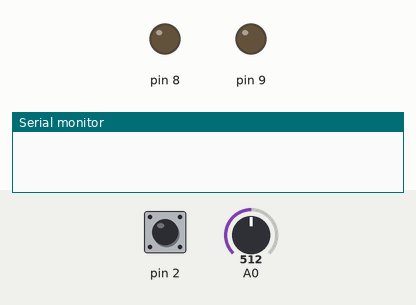
Recording of a sketch running on a simulated Arduino Uno, built with avr-gcc and run on an emulated ATmega328P. Parts: output pins drawn as LEDs (lit = HIGH), the last lines printed to the serial monitor. Inputs (shaded band) come from the test bench; at power-on: pin 2 HIGH, A0 = 512.

Above: at 1.2 s.
1.3 s: pin 2 pulled LOW for 0.15 s
At 2.0 s:
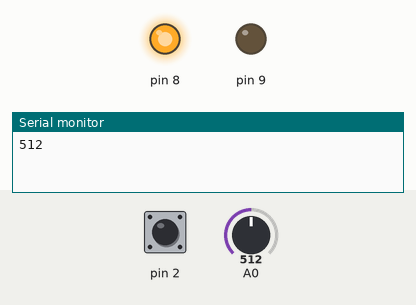
2.9 s: A0 set to 532
At 3.7 s:
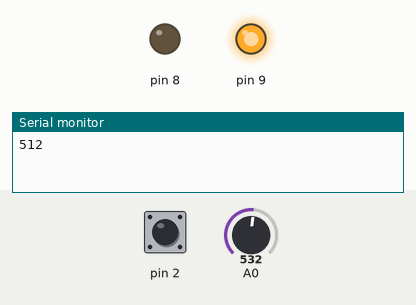
4.4 s: pin 2 pulled LOW for 1 s
At 6.6 s:
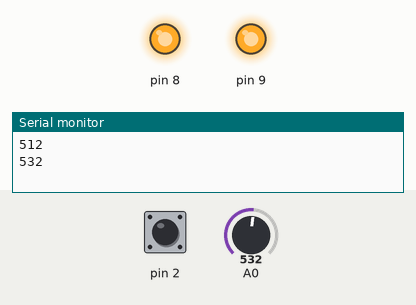
6.9 s: A0 set to 511
At 8.0 s:
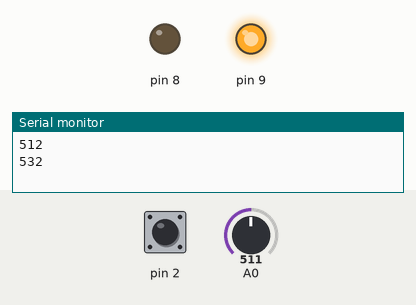
8.4 s: pin 2 pulled LOW for 3.2 s
At 12.8 s:
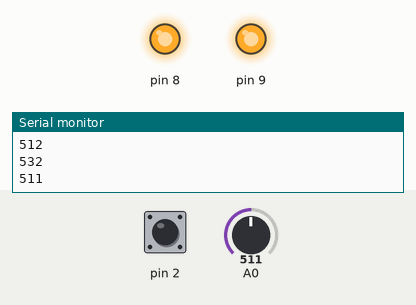
Timing chart, 0 to 14.1 s (numbered marks = the images above; inputs shaded):
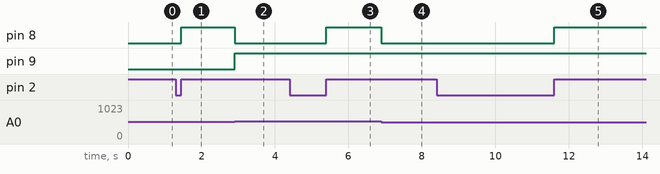

Measured:
- the behaviour switches between 514 and 515 on A0 (found by bisection; images 1 and 2)
- after the input at 1.3 s, pin 8: LOW → HIGH after 0.15 s
- after the input at 2.9 s, pin 8: HIGH → LOW at once; pin 9: LOW → HIGH at once
- after the input at 4.4 s, pin 8: LOW → HIGH after 1.0 s
- after the input at 6.9 s, pin 8: HIGH → LOW at once
- after the input at 8.4 s, pin 8: LOW → HIGH after 3.2 s

The sketch:

potenziometro_v1.ino
```cpp
int bt, pvbt;
int val, stored_val;
bool STORED;
const int offset = 2;

void setup() {
  pinMode(2, INPUT_PULLUP);
  pinMode(8, OUTPUT);
  pinMode(9, OUTPUT);
  Serial.begin(9600);
}

void loop() {
  val = analogRead(A0);
  bt = !digitalRead(2);

  if (!bt && pvbt) {
    Serial.println(val);
    stored_val = val;
    STORED = true;
    digitalWrite(8, HIGH);
  }

  if (STORED && (val > stored_val+offset) || (val < stored_val-offset)) {
    digitalWrite(8, LOW);
    digitalWrite(9, HIGH);
    STORED = false;
  }

  pvbt = bt;
}
```
